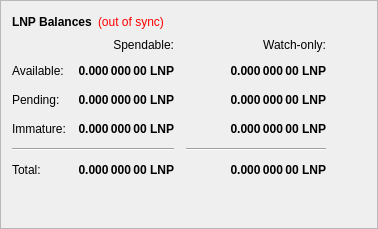
        <widget class="QFrame" name="frame">
         <property name="frameShape">
          <enum>QFrame::StyledPanel</enum>
         </property>
         <property name="frameShadow">
          <enum>QFrame::Raised</enum>
         </property>
         <layout class="QVBoxLayout" name="verticalLayout_4">
          <item>
           <layout class="QHBoxLayout" name="horizontalLayout_4">
            <item>
             <widget class="QLabel" name="label_5">
              <property name="font">
               <font>
                <weight>75</weight>
                <bold>true</bold>
               </font>
              </property>
              <property name="text">
               <string>LNP Balances</string>
              </property>
             </widget>
            </item>
            <item>
             <widget class="QLabel" name="labelWalletStatus">
              <property name="cursor">
               <cursorShape>WhatsThisCursor</cursorShape>
              </property>
              <property name="toolTip">
               <string>The displayed information may be out of date. Your wallet automatically synchronizes with the Linuxpay network after a connection is established, but this process has not completed yet.</string>
              </property>
              <property name="styleSheet">
               <string notr="true">QLabel { color: red; }</string>
              </property>
              <property name="text">
               <string notr="true">(out of sync)</string>
              </property>
              <property name="alignment">
               <set>Qt::AlignLeading|Qt::AlignLeft|Qt::AlignVCenter</set>
              </property>
             </widget>
            </item>
            <item>
             <spacer name="horizontalSpacer_3">
              <property name="orientation">
               <enum>Qt::Horizontal</enum>
              </property>
              <property name="sizeHint" stdset="0">
               <size>
                <width>40</width>
                <height>20</height>
               </size>
              </property>
             </spacer>
            </item>
           </layout>
          </item>
          <item>
           <layout class="QGridLayout" name="gridLayout">
            <property name="spacing">
             <number>12</number>
            </property>
            <item row="2" column="2">
             <widget class="QLabel" name="labelWatchPending">
              <property name="font">
               <font>
                <weight>75</weight>
                <bold>true</bold>
               </font>
              </property>
              <property name="cursor">
               <cursorShape>IBeamCursor</cursorShape>
              </property>
              <property name="toolTip">
               <string>Unconfirmed transactions to watch-only addresses</string>
              </property>
              <property name="text">
               <string notr="true">0.000 000 00 LNP</string>
              </property>
              <property name="alignment">
               <set>Qt::AlignRight|Qt::AlignTrailing|Qt::AlignVCenter</set>
              </property>
              <property name="textInteractionFlags">
               <set>Qt::LinksAccessibleByMouse|Qt::TextSelectableByKeyboard|Qt::TextSelectableByMouse</set>
              </property>
             </widget>
            </item>
            <item row="2" column="1">
             <widget class="QLabel" name="labelUnconfirmed">
              <property name="font">
               <font>
                <weight>75</weight>
                <bold>true</bold>
               </font>
              </property>
              <property name="cursor">
               <cursorShape>IBeamCursor</cursorShape>
              </property>
              <property name="toolTip">
               <string>Total of transactions that have yet to be confirmed, and do not yet count toward the spendable balance</string>
              </property>
              <property name="text">
               <string notr="true">0.000 000 00 LNP</string>
              </property>
              <property name="alignment">
               <set>Qt::AlignRight|Qt::AlignTrailing|Qt::AlignVCenter</set>
              </property>
              <property name="textInteractionFlags">
               <set>Qt::LinksAccessibleByMouse|Qt::TextSelectableByKeyboard|Qt::TextSelectableByMouse</set>
              </property>
             </widget>
            </item>
            <item row="3" column="2">
             <widget class="QLabel" name="labelWatchImmature">
              <property name="font">
               <font>
                <weight>75</weight>
                <bold>true</bold>
               </font>
              </property>
              <property name="cursor">
               <cursorShape>IBeamCursor</cursorShape>
              </property>
              <property name="toolTip">
               <string>Staked or masternode rewards in watch-only addresses that has not yet matured</string>
              </property>
              <property name="text">
               <string notr="true">0.000 000 00 LNP</string>
              </property>
              <property name="alignment">
               <set>Qt::AlignRight|Qt::AlignTrailing|Qt::AlignVCenter</set>
              </property>
              <property name="textInteractionFlags">
               <set>Qt::LinksAccessibleByMouse|Qt::TextSelectableByKeyboard|Qt::TextSelectableByMouse</set>
              </property>
             </widget>
            </item>
            <item row="4" column="0" colspan="2">
             <widget class="Line" name="lineSpendableBalance">
              <property name="orientation">
               <enum>Qt::Horizontal</enum>
              </property>
             </widget>
            </item>
            <item row="4" column="2">
             <widget class="Line" name="lineWatchBalance">
              <property name="sizePolicy">
               <sizepolicy hsizetype="Preferred" vsizetype="Fixed">
                <horstretch>0</horstretch>
                <verstretch>0</verstretch>
               </sizepolicy>
              </property>
              <property name="minimumSize">
               <size>
                <width>140</width>
                <height>0</height>
               </size>
              </property>
              <property name="orientation">
               <enum>Qt::Horizontal</enum>
              </property>
             </widget>
            </item>
            <item row="5" column="0">
             <widget class="QLabel" name="labelTotalText">
              <property name="text">
               <string>Total:</string>
              </property>
             </widget>
            </item>
            <item row="3" column="1">
             <widget class="QLabel" name="labelImmature">
              <property name="font">
               <font>
                <weight>75</weight>
                <bold>true</bold>
               </font>
              </property>
              <property name="cursor">
               <cursorShape>IBeamCursor</cursorShape>
              </property>
              <property name="toolTip">
               <string>Staked or masternode rewards that has not yet matured</string>
              </property>
              <property name="text">
               <string notr="true">0.000 000 00 LNP</string>
              </property>
              <property name="alignment">
               <set>Qt::AlignRight|Qt::AlignTrailing|Qt::AlignVCenter</set>
              </property>
              <property name="textInteractionFlags">
               <set>Qt::LinksAccessibleByMouse|Qt::TextSelectableByKeyboard|Qt::TextSelectableByMouse</set>
              </property>
             </widget>
            </item>
            <item row="2" column="3">
             <spacer name="horizontalSpacer_2">
              <property name="orientation">
               <enum>Qt::Horizontal</enum>
              </property>
              <property name="sizeHint" stdset="0">
               <size>
                <width>40</width>
                <height>20</height>
               </size>
              </property>
             </spacer>
            </item>
            <item row="3" column="0">
             <widget class="QLabel" name="labelImmatureText">
              <property name="text">
               <string>Immature:</string>
              </property>
             </widget>
            </item>
            <item row="5" column="1">
             <widget class="QLabel" name="labelTotal">
              <property name="font">
               <font>
                <weight>75</weight>
                <bold>true</bold>
               </font>
              </property>
              <property name="cursor">
               <cursorShape>IBeamCursor</cursorShape>
              </property>
              <property name="toolTip">
               <string>Your current total balance</string>
              </property>
              <property name="text">
               <string notr="true">0.000 000 00 LNP</string>
              </property>
              <property name="alignment">
               <set>Qt::AlignRight|Qt::AlignTrailing|Qt::AlignVCenter</set>
              </property>
              <property name="textInteractionFlags">
               <set>Qt::LinksAccessibleByMouse|Qt::TextSelectableByKeyboard|Qt::TextSelectableByMouse</set>
              </property>
             </widget>
            </item>
            <item row="5" column="2">
             <widget class="QLabel" name="labelWatchTotal">
              <property name="font">
               <font>
                <weight>75</weight>
                <bold>true</bold>
               </font>
              </property>
              <property name="cursor">
               <cursorShape>IBeamCursor</cursorShape>
              </property>
              <property name="toolTip">
               <string>Current total balance in watch-only addresses</string>
              </property>
              <property name="text">
               <string notr="true">0.000 000 00 LNP</string>
              </property>
              <property name="alignment">
               <set>Qt::AlignRight|Qt::AlignTrailing|Qt::AlignVCenter</set>
              </property>
              <property name="textInteractionFlags">
               <set>Qt::LinksAccessibleByMouse|Qt::TextSelectableByKeyboard|Qt::TextSelectableByMouse</set>
              </property>
             </widget>
            </item>
            <item row="0" column="2">
             <widget class="QLabel" name="labelWatchonly">
              <property name="text">
               <string>Watch-only:</string>
              </property>
              <property name="alignment">
               <set>Qt::AlignRight|Qt::AlignTrailing|Qt::AlignVCenter</set>
              </property>
             </widget>
            </item>
            <item row="1" column="0">
             <widget class="QLabel" name="labelBalanceText">
              <property name="text">
               <string>Available:</string>
              </property>
             </widget>
            </item>
            <item row="1" column="1">
             <widget class="QLabel" name="labelBalance">
              <property name="font">
               <font>
                <weight>75</weight>
                <bold>true</bold>
               </font>
              </property>
              <property name="cursor">
               <cursorShape>IBeamCursor</cursorShape>
              </property>
              <property name="toolTip">
               <string>Your current spendable balance</string>
              </property>
              <property name="text">
               <string notr="true">0.000 000 00 LNP</string>
              </property>
              <property name="alignment">
               <set>Qt::AlignRight|Qt::AlignTrailing|Qt::AlignVCenter</set>
              </property>
              <property name="textInteractionFlags">
               <set>Qt::LinksAccessibleByMouse|Qt::TextSelectableByKeyboard|Qt::TextSelectableByMouse</set>
              </property>
             </widget>
            </item>
            <item row="1" column="2">
             <widget class="QLabel" name="labelWatchAvailable">
              <property name="font">
               <font>
                <weight>75</weight>
                <bold>true</bold>
               </font>
              </property>
              <property name="cursor">
               <cursorShape>IBeamCursor</cursorShape>
              </property>
              <property name="toolTip">
               <string>Your current balance in watch-only addresses</string>
              </property>
              <property name="text">
               <string notr="true">0.000 000 00 LNP</string>
              </property>
              <property name="alignment">
               <set>Qt::AlignRight|Qt::AlignTrailing|Qt::AlignVCenter</set>
              </property>
              <property name="textInteractionFlags">
               <set>Qt::LinksAccessibleByMouse|Qt::TextSelectableByKeyboard|Qt::TextSelectableByMouse</set>
              </property>
             </widget>
            </item>
            <item row="2" column="0">
             <widget class="QLabel" name="labelPendingText">
              <property name="text">
               <string>Pending:</string>
              </property>
             </widget>
            </item>
            <item row="0" column="1">
             <widget class="QLabel" name="labelSpendable">
              <property name="text">
               <string>Spendable:</string>
              </property>
              <property name="alignment">
               <set>Qt::AlignRight|Qt::AlignTrailing|Qt::AlignVCenter</set>
              </property>
             </widget>
            </item>
           </layout>
          </item>
          <item>
           <spacer name="verticalSpacer_4">
            <property name="orientation">
             <enum>Qt::Vertical</enum>
            </property>
            <property name="sizeHint" stdset="0">
             <size>
              <width>20</width>
              <height>40</height>
             </size>
            </property>
           </spacer>
          </item>
         </layout>
        </widget>
